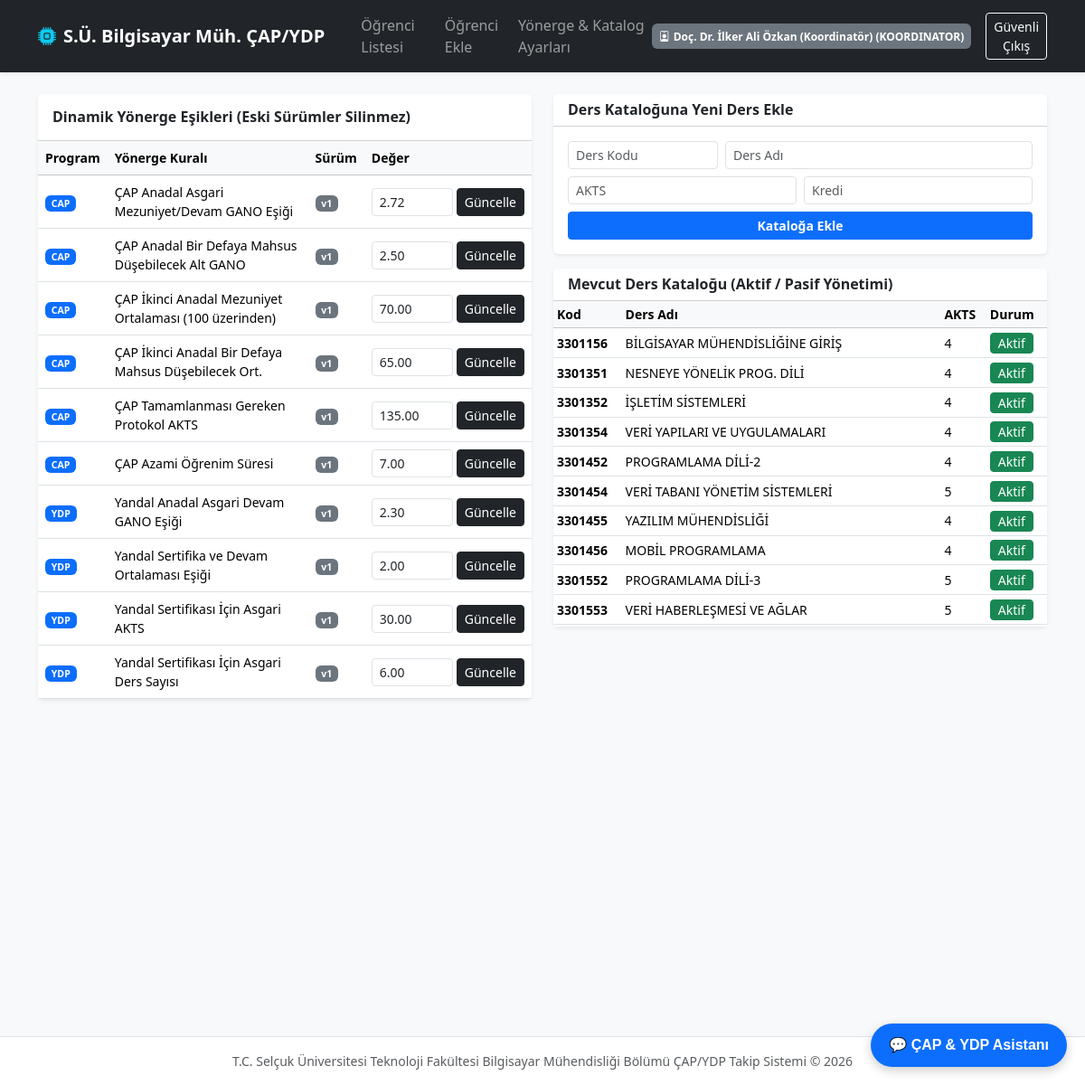
Page /admin/kurallar.php (signed in) on the committed database.
### tables this page shows
CREATE TABLE IF NOT EXISTS regulation_rules (
    id INT AUTO_INCREMENT PRIMARY KEY,
    program_turu ENUM('CAP', 'YDP') NOT NULL,
    kural_kodu VARCHAR(50) NOT NULL,
    kural_adi VARCHAR(150) NOT NULL,
    deger DECIMAL(6,2) NOT NULL,
    birim VARCHAR(20) NOT NULL,
    versiyon INT DEFAULT 1,
    is_active TINYINT(1) DEFAULT 1,
    guncelleyen_id INT NULL,
    guncelleme_tarihi TIMESTAMP DEFAULT CURRENT_TIMESTAMP
);

CREATE TABLE IF NOT EXISTS course_catalog (
    id INT AUTO_INCREMENT PRIMARY KEY,
    ders_kodu VARCHAR(20) NOT NULL,
    ders_adi VARCHAR(150) NOT NULL,
    akts INT NOT NULL,
    kredi INT NOT NULL,
    muafiyet_aciklama TEXT NULL,
    is_active TINYINT(1) DEFAULT 1
);

### config/db.php (called while the page is built, shortened)
<?php
function e($str) {
    return htmlspecialchars((string)$str, ENT_QUOTES, 'UTF-8');
}
?>

### admin/kurallar.php (the view, shortened to what this page needs)
<?php
require_once '../config/db.php';
$kurallar = $db->query("SELECT * FROM regulation_rules WHERE is_active = 1 ORDER BY program_turu, id")->fetchAll();
$katalog  = $db->query("SELECT * FROM course_catalog ORDER BY ders_kodu")->fetchAll();
require_once '../includes/header.php';
?>
<div class="row g-4">
    <div class="col-lg-6">
        <div class="card border-0 shadow-sm">
            <div class="card-header bg-white py-3">
                <h6 class="mb-0 fw-bold">Dinamik Yönerge Eşikleri (Eski Sürümler Silinmez)</h6>
            </div>
            <div class="table-responsive">
                <table class="table align-middle mb-0 small">
                    <thead class="table-light">
                        <tr>
                            <th>Program</th>
                            <th>Yönerge Kuralı</th>
                            <th>Sürüm</th>
                            <th>Değer</th>
                        </tr>
                    </thead>
                    <tbody>
                        <?php foreach ($kurallar as $r): ?>
                            <tr>
                                <td><span class="badge bg-primary"><?= e($r['program_turu']) ?></span></td>
                                <td><?= e($r['kural_adi']) ?></td>
                                <td><span class="badge bg-secondary">v<?= $r['versiyon'] ?></span></td>
                                <td>
                                    <form method="POST" class="d-flex gap-1">
                                        <input type="number" step="0.01" name="deger" class="form-control form-control-sm" style="width:90px;" value="<?= e($r['deger']) ?>">
                                        <button type="submit" class="btn btn-sm btn-dark">Güncelle</button>
                                    </form>
                                </td>
                            </tr>
                        <?php endforeach; ?>
                    </tbody>
                </table>
            </div>
        </div>
    </div>
    <div class="col-lg-6">
        <div class="card border-0 shadow-sm mb-3">
            <div class="card-header bg-white py-2">
                <h6 class="mb-0 fw-bold">Ders Kataloğuna Yeni Ders Ekle</h6>
            </div>
            <div class="card-body small">
                <form method="POST" class="row g-2">
                    <div class="col-4"><input type="text" name="ders_kodu" class="form-control form-control-sm" placeholder="Ders Kodu" required></div>
                    <div class="col-8"><input type="text" name="ders_adi" class="form-control form-control-sm" placeholder="Ders Adı" required></div>
                    <div class="col-6"><input type="number" name="akts" class="form-control form-control-sm" placeholder="AKTS" required></div>
                    <div class="col-6"><input type="number" name="kredi" class="form-control form-control-sm" placeholder="Kredi" required></div>
                    <div class="col-12"><button type="submit" class="btn btn-primary btn-sm w-100 fw-bold">Kataloğa Ekle</button></div>
                </form>
            </div>
        </div>
        <div class="card border-0 shadow-sm">
            <div class="card-header bg-white py-2">
                <h6 class="mb-0 fw-bold">Mevcut Ders Kataloğu (Aktif / Pasif Yönetimi)</h6>
            </div>
            <div class="table-responsive" style="max-height: 360px;">
                <table class="table table-sm align-middle mb-0 small">
                    <thead class="table-light">
                        <tr><th>Kod</th><th>Ders Adı</th><th>AKTS</th><th>Durum</th></tr>
                    </thead>
                    <tbody>
                        <?php foreach ($katalog as $k): ?>
                            <tr>
                                <td class="fw-bold"><?= e($k['ders_kodu']) ?></td>
                                <td><?= e($k['ders_adi']) ?></td>
                                <td><?= $k['akts'] ?></td>
                                <td>
                                    <form method="POST">
                                        <button type="submit" class="btn btn-sm btn-<?= $k['is_active'] ? 'success' : 'secondary' ?> py-0">
                                            <?= $k['is_active'] ? 'Aktif' : 'Pasif' ?>
                                        </button>
                                    </form>
                                </td>
                            </tr>
                        <?php endforeach; ?>
                    </tbody>
                </table>
            </div>
        </div>
    </div>
</div>
<?php require_once '../includes/footer.php'; ?>

### rows in the picture
regulation_rules: program_turu "CAP", kural_adi "ÇAP Anadal Asgari Mezuniyet/Devam GANO Eşiği", versiyon "1", deger "2.72"
regulation_rules: program_turu "CAP", kural_adi "ÇAP Anadal Bir Defaya Mahsus Düşebilecek Alt GANO", versiyon "1", deger "2.50"
regulation_rules: program_turu "CAP", kural_adi "ÇAP İkinci Anadal Mezuniyet Ortalaması (100 üzerinden)", versiyon "1", deger "70.00"
regulation_rules: program_turu "CAP", kural_adi "ÇAP İkinci Anadal Bir Defaya Mahsus Düşebilecek Ort.", versiyon "1", deger "65.00"
regulation_rules: program_turu "CAP", kural_adi "ÇAP Tamamlanması Gereken Protokol AKTS", versiyon "1", deger "135.00"
regulation_rules: program_turu "CAP", kural_adi "ÇAP Azami Öğrenim Süresi", versiyon "1", deger "7.00"
regulation_rules: program_turu "YDP", kural_adi "Yandal Anadal Asgari Devam GANO Eşiği", versiyon "1", deger "2.30"
regulation_rules: program_turu "YDP", kural_adi "Yandal Sertifika ve Devam Ortalaması Eşiği", versiyon "1", deger "2.00"
regulation_rules: program_turu "YDP", kural_adi "Yandal Sertifikası İçin Asgari AKTS", versiyon "1", deger "30.00"
regulation_rules: program_turu "YDP", kural_adi "Yandal Sertifikası İçin Asgari Ders Sayısı", versiyon "1", deger "6.00"
course_catalog: ders_kodu "3301156", ders_adi "BİLGİSAYAR MÜHENDİSLİĞİNE GİRİŞ", akts "4", is_active "Aktif"
course_catalog: ders_kodu "3301351", ders_adi "NESNEYE YÖNELİK PROG. DİLİ", akts "4", is_active "Aktif"
course_catalog: ders_kodu "3301352", ders_adi "İŞLETİM SİSTEMLERİ", akts "4", is_active "Aktif"
course_catalog: ders_kodu "3301354", ders_adi "VERİ YAPILARI VE UYGULAMALARI", akts "4", is_active "Aktif"
course_catalog: ders_kodu "3301452", ders_adi "PROGRAMLAMA DİLİ-2", akts "4", is_active "Aktif"
course_catalog: ders_kodu "3301454", ders_adi "VERİ TABANI YÖNETİM SİSTEMLERİ", akts "5", is_active "Aktif"
course_catalog: ders_kodu "3301455", ders_adi "YAZILIM MÜHENDİSLİĞİ", akts "4", is_active "Aktif"
course_catalog: ders_kodu "3301456", ders_adi "MOBİL PROGRAMLAMA", akts "4", is_active "Aktif"
course_catalog: ders_kodu "3301552", ders_adi "PROGRAMLAMA DİLİ-3", akts "5", is_active "Aktif"
course_catalog: ders_kodu "3301553", ders_adi "VERİ HABERLEŞMESİ VE AĞLAR", akts "5", is_active "Aktif"

### other values in the picture
$_SESSION['ad_soyad'] "Doç. Dr. İlker Ali Özkan (Koordinatör)"
$_SESSION['role'] "KOORDINATOR"
